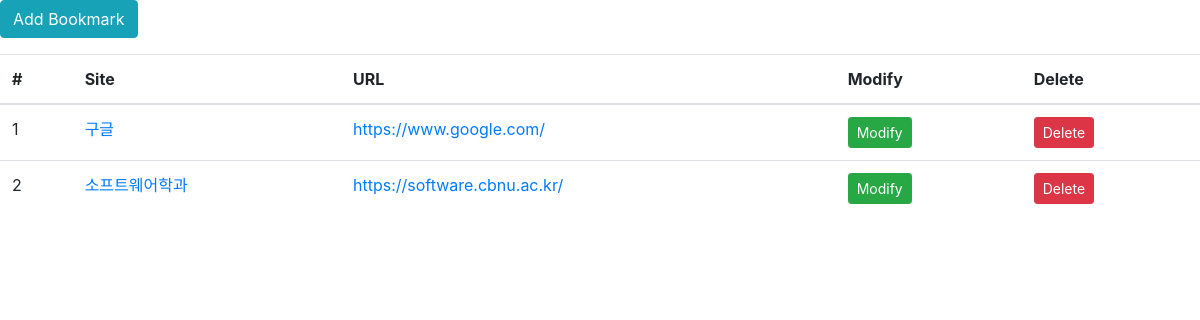
Screenshot of /bookmark/ with the database file from the repository.
### bookmark/models.py (models this page shows, shortened)
class BookMark(models.Model):
    site_name = models.CharField(max_length=100)
    url = models.URLField("Site URL")

### bookmark/views.py (the view)
# urls.py: path('',BookmarkListView.as_view(), name='list'),
class BookmarkListView(ListView):
    model = BookMark

### bookmark/templates/bookmark/bookmark_list.html (shortened to what this page needs)
{% extends 'base.html' %}
{% block content %}
    <div class="btn-group">
        <a href ="{% url 'add' %}" class = "btn btn-info">Add Bookmark</a>
    </div>
    <table class = "table">
        <thead>
            <tr>
                <th scope = "col">#</th>
                <th scope = "col">Site</th>
                <th scope = "col">URL</th>
                <th scope = "col">Modify</th>
                <th scope = "col">Delete</th>
            </tr>
        </thead>
        <tbody>
            {% for bookmark in object_list %}
            <tr>
                <td>{{forloop.counter}}</td>
                <td><a href="{% url 'detail' pk=bookmark.id %}">{{bookmark.site_name}}</a></td>
                <td><a href="{{bookmark.url}}" target="_blank">{{bookmark.url}}</a> </td>
                <td><a href="{% url 'update' pk=bookmark.id %}" class="btn btn-success btn-sm">Modify</a></td>
                <td><a href="{% url 'delete' pk=bookmark.id %}" class="btn btn-danger btn-sm">Delete</a></td>
            </tr>
            {% endfor %}
        </tbody>
    </table>
{% endblock %}

### rows the page displays
BookMark: site_name "구글", url "https://www.google.com/"
BookMark: site_name "소프트웨어학과", url "https://software.cbnu.ac.kr/"
